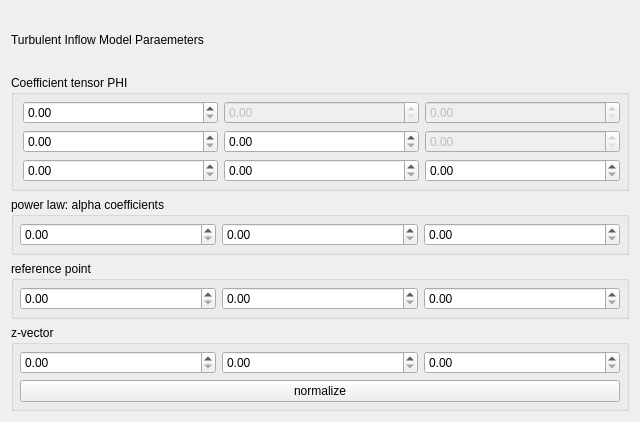
<?xml version="1.0" encoding="UTF-8"?>
<ui version="4.0">
 <class>InflowParameterWidget</class>
 <widget class="QFrame" name="InflowParameterWidget">
  <property name="geometry">
   <rect>
    <x>0</x>
    <y>0</y>
    <width>640</width>
    <height>422</height>
   </rect>
  </property>
  <property name="windowTitle">
   <string>Frame</string>
  </property>
  <layout class="QGridLayout" name="gridLayout">
   <item row="0" column="0">
    <widget class="QLabel" name="headerLabel">
     <property name="text">
      <string>Turbulent Inflow Model Paraemeters</string>
     </property>
    </widget>
   </item>
   <item row="5" column="0">
    <widget class="QGroupBox" name="alphaParameterGroup">
     <property name="title">
      <string>power law: alpha coefficients</string>
     </property>
     <layout class="QGridLayout" name="gridLayout_5">
      <property name="leftMargin">
       <number>6</number>
      </property>
      <property name="topMargin">
       <number>6</number>
      </property>
      <property name="rightMargin">
       <number>6</number>
      </property>
      <property name="bottomMargin">
       <number>6</number>
      </property>
      <item row="0" column="0">
       <widget class="QDoubleSpinBox" name="alpha1"/>
      </item>
      <item row="0" column="1">
       <widget class="QDoubleSpinBox" name="alpha2"/>
      </item>
      <item row="0" column="2">
       <widget class="QDoubleSpinBox" name="alpha3"/>
      </item>
     </layout>
    </widget>
   </item>
   <item row="1" column="0">
    <widget class="QGroupBox" name="phiTensorGroup">
     <property name="title">
      <string>Coefficient tensor PHI</string>
     </property>
     <layout class="QGridLayout" name="gridLayout_2">
      <property name="topMargin">
       <number>6</number>
      </property>
      <property name="rightMargin">
       <number>6</number>
      </property>
      <property name="bottomMargin">
       <number>6</number>
      </property>
      <item row="5" column="2">
       <widget class="QDoubleSpinBox" name="PHI33"/>
      </item>
      <item row="3" column="0">
       <widget class="QDoubleSpinBox" name="PHI21"/>
      </item>
      <item row="5" column="0">
       <widget class="QDoubleSpinBox" name="PHI31"/>
      </item>
      <item row="5" column="1">
       <widget class="QDoubleSpinBox" name="PHI32"/>
      </item>
      <item row="2" column="0">
       <widget class="QDoubleSpinBox" name="PHI11"/>
      </item>
      <item row="2" column="1">
       <widget class="QDoubleSpinBox" name="PHI12">
        <property name="enabled">
         <bool>false</bool>
        </property>
       </widget>
      </item>
      <item row="2" column="2">
       <widget class="QDoubleSpinBox" name="PHI13">
        <property name="enabled">
         <bool>false</bool>
        </property>
       </widget>
      </item>
      <item row="3" column="2">
       <widget class="QDoubleSpinBox" name="PHI23">
        <property name="enabled">
         <bool>false</bool>
        </property>
       </widget>
      </item>
      <item row="3" column="1">
       <widget class="QDoubleSpinBox" name="PHI22"/>
      </item>
     </layout>
    </widget>
   </item>
   <item row="7" column="0">
    <widget class="QGroupBox" name="referencePointGroup">
     <property name="title">
      <string>reference point</string>
     </property>
     <layout class="QGridLayout" name="gridLayout_4">
      <property name="leftMargin">
       <number>6</number>
      </property>
      <property name="topMargin">
       <number>6</number>
      </property>
      <property name="rightMargin">
       <number>6</number>
      </property>
      <property name="bottomMargin">
       <number>6</number>
      </property>
      <item row="0" column="0">
       <widget class="QDoubleSpinBox" name="z01"/>
      </item>
      <item row="0" column="1">
       <widget class="QDoubleSpinBox" name="z02"/>
      </item>
      <item row="0" column="2">
       <widget class="QDoubleSpinBox" name="z03"/>
      </item>
     </layout>
    </widget>
   </item>
   <item row="8" column="0">
    <widget class="QGroupBox" name="zVectorGroup">
     <property name="title">
      <string>z-vector</string>
     </property>
     <layout class="QGridLayout" name="gridLayout_3">
      <property name="leftMargin">
       <number>6</number>
      </property>
      <property name="topMargin">
       <number>6</number>
      </property>
      <property name="rightMargin">
       <number>6</number>
      </property>
      <property name="bottomMargin">
       <number>6</number>
      </property>
      <item row="1" column="2">
       <widget class="QDoubleSpinBox" name="zVector3"/>
      </item>
      <item row="2" column="0" colspan="3">
       <widget class="QPushButton" name="btnNormalize">
        <property name="text">
         <string>normalize</string>
        </property>
       </widget>
      </item>
      <item row="1" column="0">
       <widget class="QDoubleSpinBox" name="zVector1"/>
      </item>
      <item row="1" column="1">
       <widget class="QDoubleSpinBox" name="zVector2"/>
      </item>
     </layout>
    </widget>
   </item>
  </layout>
 </widget>
 <resources/>
 <connections/>
</ui>
